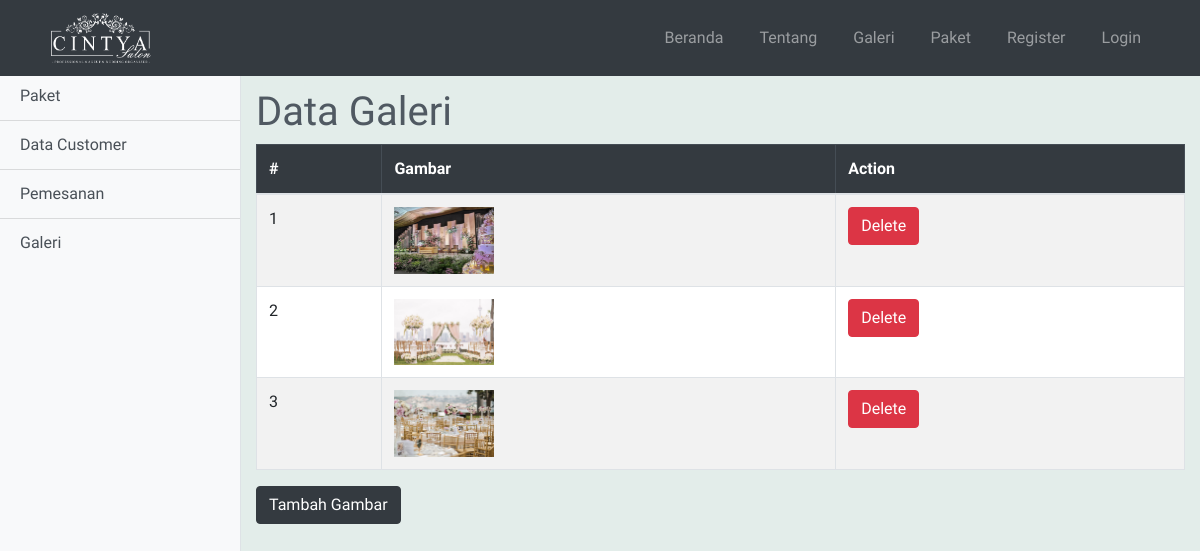
Before: /admin-galeri.php with the older database file.
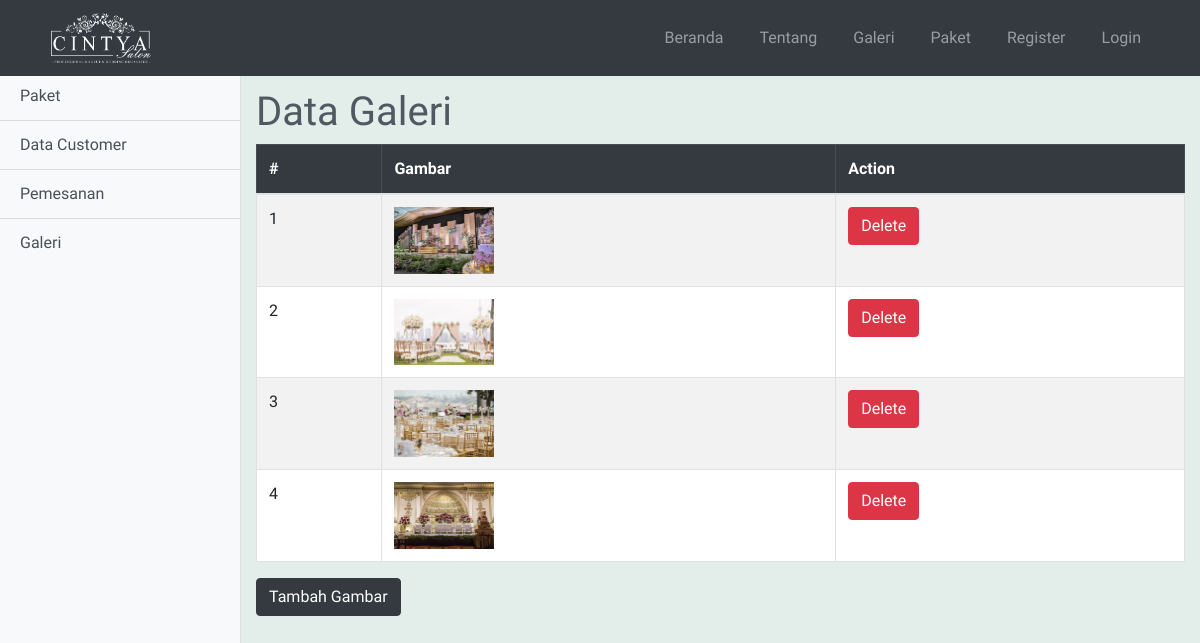
After: the same page with the newer database file.
### tables this page shows
CREATE TABLE `galeri2` (
  `id_gambar` int(100) NOT NULL,
  `file_gambar` varchar(255) NOT NULL
);

### admin-galeri.php (the view, shortened to what this page needs)
<!DOCTYPE html>
<html lang="en">
<head>
    <?php include 'includes/head.php' ?>
    <link href="css/simple-sidebar.css" rel="stylesheet">
</head>
<body>
    <?php include 'includes/navbar.php' ?>
    <div class="d-flex pt-5 mt-4" id="wrapper">
        <?php include 'includes/sidebar.php' ?>
        <div style="background-color:#E3EDEA;" id="page-content-wrapper">
            <div class="container-fluid mt-3">
                <h1 class="">Data Galeri</h1>
            </div>
            <div class="container">
                <table class="table table-striped table-bordered" style="background-color: white;">
                    <thead class="table-dark">
                        <tr class="">
                            <th scope="col">#</th>
                            <th scope="col">Gambar</th>
                            <th scope="col">Action</th>
                        </tr>
                    </thead>
                    <tbody>
                        <?php
                        $query = "SELECT * FROM galeri2";
                        $result = mysqli_query($con, $query);
                        if (mysqli_num_rows($result) > 0) {
                            $no = 0;
                            while ($row = mysqli_fetch_assoc($result)) {
                                $no++;
                                ?>
                                <tr class="">
                                    <td> <?php echo $no ?> </td>
                                    <td> <img src="galeri/<?php echo $row["file_gambar"] ?>" alt="foto" width="100px">
                                    </td>
                                    <td>
                                        <a role="button" class="btn btn-danger" href="proses/proses_delete-galeri.php?id=<?php echo $row["id_gambar"] ?> ">Delete</a>
                                    </td>
                                </tr>
                            <?php } ?>
                        <?php }
                        ?>
                    </tbody>
                </table>
            </div>
            <div class="container-fluid">
                <button type="button" class="btn btn-dark" data-toggle="modal" data-target="#modal1">
                    Tambah Gambar
                </button>
            </div>
        </div>
    </div>
</body>
</html>

Changed rows visible on the page:
added galeri2: file_gambar (picture)
